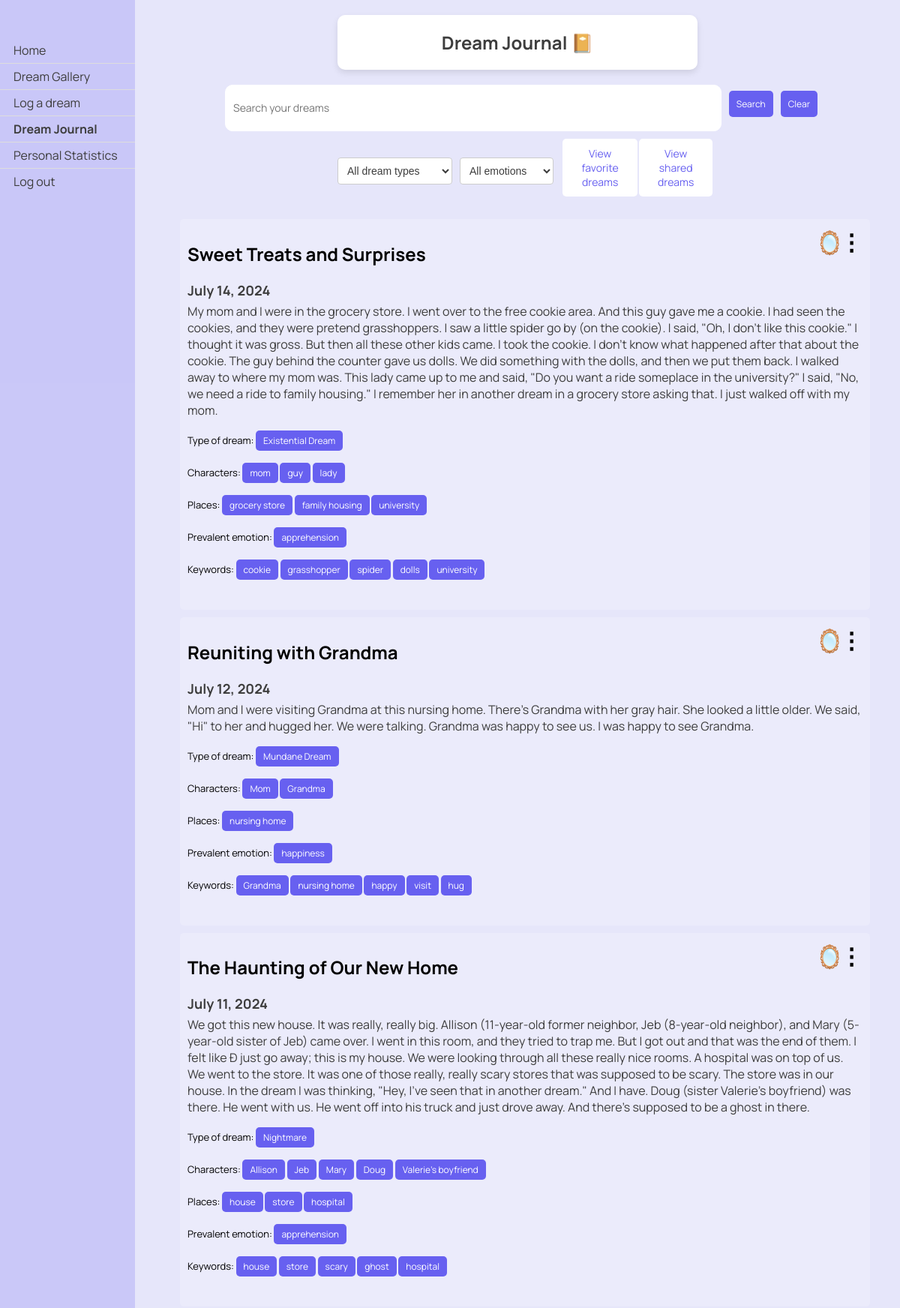
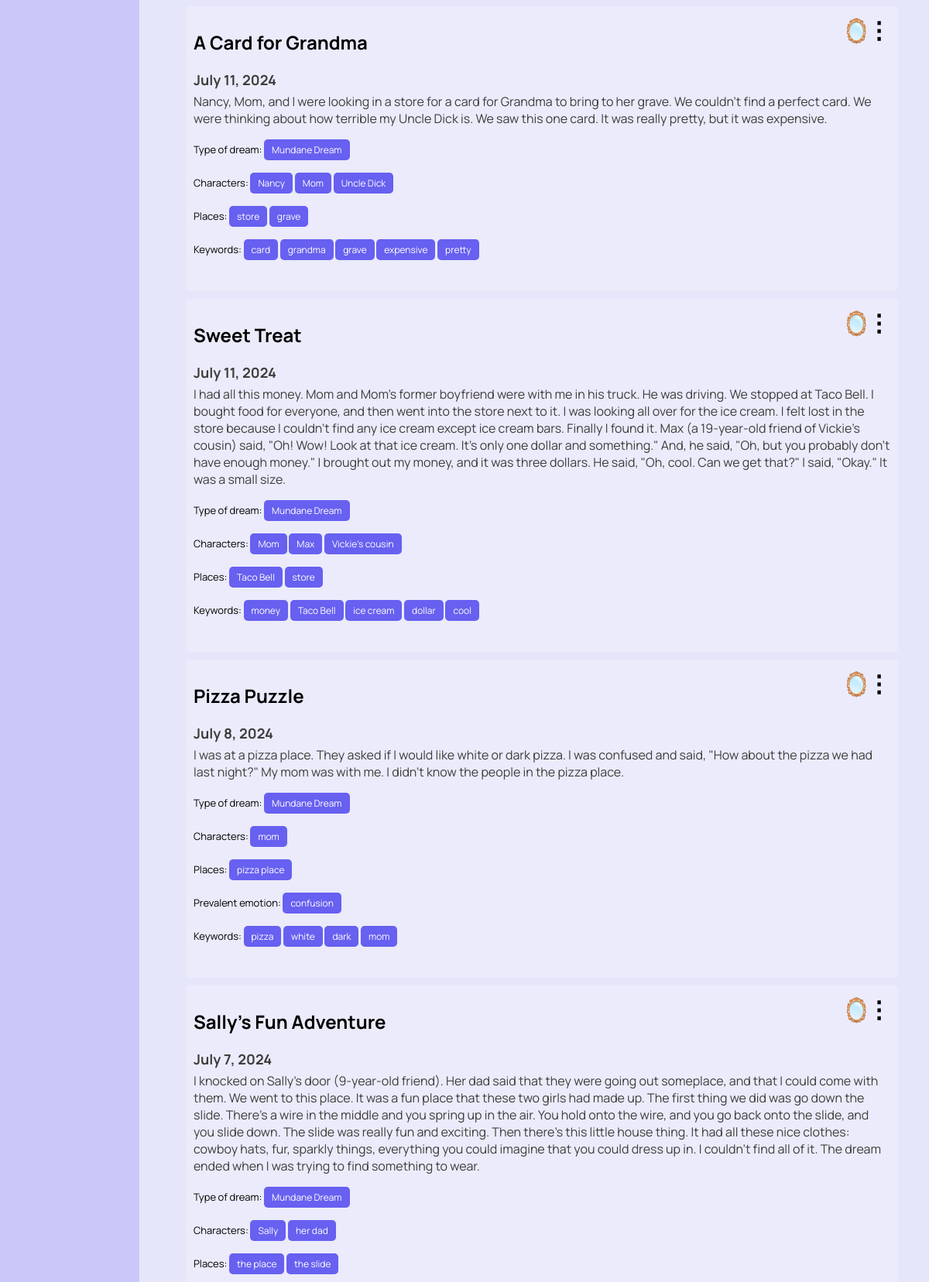
Screenshot of /dreams/journal/ (signed in, upper part) with the database file from the repository (2 pictures, top to bottom).
### dreams/models.py (models this page shows, shortened)
class Dream(models.Model):
    classification_options = [
        ('0', 'Nightmare'),
        ('1', 'Mundane Dream'),
        ('2', 'Lucid Dream'),
        ('3', 'Existential Dream'),
    ]
    user = models.ForeignKey(User, on_delete=models.CASCADE)
    date = models.DateField()
    time = models.TimeField(default=timezone.now)
    content = models.TextField()
    shared = models.BooleanField(default=False)
    anon = models.BooleanField(default=False)
    processed = models.BooleanField(default=False)
    is_favorite = models.BooleanField(default=False)
    keywords = models.JSONField(default=list, blank=True)
    classification = models.CharField(max_length=1, choices=classification_options, blank=True, null=True, default='')
    characters = models.JSONField(default=list, blank=True)
    places = models.JSONField(default=list, blank=True)
    emotion = models.CharField(max_length=20, blank=True)
    emotion_options = ['anger', 'apprehension', 'sadness', 'confusion', 'happiness', '']
    optional_titles = models.JSONField(default=list, blank=True)
    title = models.TextField(blank=True)
    User.add_to_class('is_new', models.BooleanField(default=True))
    def classification_string(self):
        return dict(self.classification_options).get(self.classification, "No classification")

### dreams/views.py (the view)
# urls.py: path('journal/', views.dream_journal, name='dream_journal'),
@login_required
def dream_journal(request):
    query = request.GET.get('q', '')
    class_query = request.GET.get('classification', '')
    emotion_query = request.GET.get('emotion', '')
    character_query = request.GET.get('character', '')
    place_query = request.GET.get('place', '')
    dreams = Dream.objects.filter(user=request.user)
    keyword_query = request.GET.get('keyword', '')
    if query:
        regex_pattern = r'\b({}|{}s?|{}\'s?)\b'.format(re.escape(query), re.escape(query),
                                                       re.escape(query))
        dreams = dreams.filter(Q(content__iregex=regex_pattern))
    if class_query:
        dreams = dreams.filter(classification=class_query)
    if emotion_query:
        dreams = dreams.filter(emotion=emotion_query)
    if keyword_query:
        dreams = dreams.filter(Q(keywords__iregex=r'\b{}\b'.format(re.escape(keyword_query))))
    if character_query:
        dreams = dreams.filter(Q(characters__iregex=r'\b{}\b'.format(re.escape(character_query))))
    if place_query:
        dreams = dreams.filter(Q(places__iregex=r'\b{}\b'.format(re.escape(place_query))))
    dreams = dreams.order_by('-date', '-time')
    paginator = Paginator(dreams, 10)  # Show 10 dreams per page
    page_number = request.GET.get('page')
    page_obj = paginator.get_page(page_number)
    context = {
        'dreams': page_obj,
        'query': query,
        'class_query': class_query,
        'emotion_query': emotion_query,
        'keyword_query': keyword_query,
        'character_query': character_query,
        'place_query': place_query
    }
    return render(request, 'dreams/dream_journal.html', context)

### dreams/templatetags/highlight.py (called while the page is built)
@register.filter(name='highlight')
def highlight(text, search):
    pattern = re.compile(
        r'\b{}\b'.format(re.escape(search)),
        re.IGNORECASE
    )
    highlighted_text = pattern.sub(lambda m: f'<span class="highlight">{m.group()}</span>', text)
    return highlighted_text

### dreams/templates/dreams/dream_journal.html (shortened to what this page needs)
{% load static %}
{% load highlight %}
<!DOCTYPE html>
<html>
<head>
    <link rel="stylesheet" type="text/css" href="{% static 'css/styles.css' %}">
</head>
<body>
<div class="header">
    <h2>Dream Journal 📔</h2>
</div>
<div class="sidenav">
    <a href="/">Home</a>
    <a href="{% url 'dreams:gallery' %}">Dream Gallery</a>
    <a href="{% url 'dreams:log_dream' %}">Log a dream</a>
    <a href="{% url 'dreams:dream_journal' %}"><b>Dream Journal</b></a>
    <a href="{% url 'dreams:personal_statistics' %}">Personal Statistics</a>
    <a href="{% url 'logout' %}">Log out</a>
</div>
<div class="container">
    <form class="search-form" method="get" action="{% url 'dreams:dream_journal' %}">
        <div class="search-bar-container">
            <input id="searchInput" type="text" name="q" placeholder="Search your dreams" value="{{ query }}">
            <button type="submit">Search</button>
            <button type="button" onclick="clearSearch()">Clear</button>
        </div>
        <div class="filters-container">
            <select id="classification" name="classification">
                <option value="">All dream types</option>
            </select>
            <select id="emotion" name="emotion">
                <option value="">All emotions</option>
            </select>
            {% if is_favorite_view %}
                <a href="{% url 'dreams:dream_journal' %}" class="button">View all dreams</a>
            {% else %}
                <a href="{% url 'dreams:view_favorite' %}" class="button">View favorite dreams</a>
            {% endif %}
            {% if is_shared_view %}
                <a href="{% url 'dreams:dream_journal' %}" class="button">View all dreams</a>
            {% else %}
                <a href="{% url 'dreams:view_own_shared' %}" class="button">View shared dreams</a>
            {% endif %}
        </div>
    </form>
</div>
<div class="dreams">
    {% if dreams %}
    {% for dream in dreams%}
    {% if not query or query|lower in dream.content|lower %}
    <div class="dream">
        {% if dream.title %}
            <h2 class="dream-title">{{ dream.title }}</h2>
        {% endif %}
        <h3 class="dream-date">{{ dream.date }}</h3>
        <p class="dream-content">
            {% autoescape off %}
            {{ dream.content|safe|highlight:query }}
            {% endautoescape %}
        </p>
        <p class="class-form">
            {% if dream.classification %}
            Type of dream:
            <form class="class-form" method="get" action="{% url 'dreams:dream_journal' %}">
                <button type="submit">{{ dream.classification_string}}</button>
            </form>
            {% endif %}
        </p>
        <p class="class-form">
            {% if dream.characters %}
            Characters:
            {% for character in dream.characters %}
                <form class="class-form" method="get" action="{% url 'dreams:dream_journal' %}">
                    <button type="submit">{{ character }}</button>
                </form>
            {% endfor %}
            {% endif %}
        </p>
        <p class="class-form">
            {% if dream.places %}
            Places:
            {% for place in dream.places %}
                <form class="class-form" method="get" action="{% url 'dreams:dream_journal' %}">
                    <button type="submit">{{ place }}</button>
                </form>
            {% endfor %}
            {% endif %}
        </p>
        <p class="class-form">
            {%if dream.emotion%}
            Prevalent emotion:
                <form class="class-form" method="get" action="{% url 'dreams:dream_journal' %}">
                <button type="submit">{{ dream.emotion }}</button>
            </form>
            {%endif%}
        </p>
        <p class="keyword-form">
            {%if dream.keywords%}
            Keywords:
            {%endif%}
            {% for keyword in dream.keywords %}
            <form class="keyword-form" method="get" action="{% url 'dreams:dream_journal' %}">
                <button type="submit">{{ keyword }}</button>
            </form>
            {% endfor %}
        </p>
        <div class="menu">
            <span class="icon" style="margin-right: 25px">🪞</span>
        </div>
        <div class="menu">
            <span class="icon">⋮</span>
        </div>
    </div>
    {% endif %}
    {% endfor %}
    {% else %}
    <p>No dreams found.</p>
    {% endif %}
</div>
</body>
</html>

### static/css/styles.css (style rules this page uses)
body { font-family: 'Manrope', -apple-system, BlinkMacSystemFont, "Segoe UI", Roboto, Oxygen-Sans, Ubuntu, Cantarell, "Helvetica Neue", sans-serif; margin: 0; padding: 0; background-color: #E6E6FA; }
.button, button { font-family: 'Manrope', sans-serif; background-color: white; color: rgba(103, 96, 240); text-decoration: none; padding: 10px 20px; border: none; border-radius: 5px; font-size: 18px; cursor: pointer; width: 200px; height: 50px; display: inline-flex; align-items: center; justify-content: center; transition: background-color 0.3s, color 0.3s; }

### rows the page displays
Dream: title "Sweet Treats and Surprises", date "July 14, 2024", content|highlight "My mom and I were in the grocery store . I went over to the free cookie area . And this guy gave me a cookie . I had seen the cookies , and they were pretend grasshoppers . I saw a little spider go by ( on the cookie ). I said , \" Oh , I don ' t like this cookie .\" I thought it was gross . But then all these other kids came . I took the cookie . I don ' t know what happened after that about the cookie . The guy behind the counter gave us dolls . We did something with the dolls , and then we put them back . I walked away to where my mom was . This lady came up to me and said , \" Do you want a ride someplace in the university ?\" I said , \" No , we need a ride to family housing .\" I remember…", classification_string "Existential Dream", characters "mom" "guy" "lady", places "grocery store" "family housing" "university", emotion "apprehension", shows "Keywords:", keywords "cookie" "grasshopper" "spider" "dolls" "university"
Dream: title "Reuniting with Grandma", date "July 12, 2024", content|highlight "Mom and I were visiting Grandma at this nursing home . There ' s Grandma with her gray hair . She looked a little older . We said , \" Hi \" to her and hugged her . We were talking . Grandma was happy to see us . I was happy to see Grandma .", classification_string "Mundane Dream", characters "Mom" "Grandma", places "nursing home", emotion "happiness", shows "Keywords:", keywords "Grandma" "nursing home" "happy" "visit" "hug"
Dream: title "The Haunting of Our New Home", date "July 11, 2024", content|highlight "We got this new house . It was really , really big . Allison ( 11 - year - old former neighbor , Jeb ( 8 - year - old neighbor ), and Mary ( 5 - year - old sister of Jeb ) came over . I went in this room , and they tried to trap me . But I got out and that was the end of them . I felt like Ð just go away ; this is my house . We were looking through all these really nice rooms . A hospital was on top of us . We went to the store . It was one of those really , really scary stores that was supposed to be scary . The store was in our house . In the dream I was thinking , \" Hey , I ' ve seen that in another dream .\" And I have . Doug ( sister Valerie ' s boyfriend ) was there . He went with us .…", classification_string "Nightmare", characters "Allison" "Jeb" "Mary" "Doug" "Valerie's boyfriend", places "house" "store" "hospital", emotion "apprehension", shows "Keywords:", keywords "house" "store" "scary" "ghost" "hospital"
Dream: title "A Card for Grandma", date "July 11, 2024", content|highlight "Nancy , Mom , and I were looking in a store for a card for Grandma to bring to her grave . We couldn ' t find a perfect card . We were thinking about how terrible my Uncle Dick is . We saw this one card . It was really pretty , but it was expensive .", classification_string "Mundane Dream", characters "Nancy" "Mom" "Uncle Dick", places "store" "grave", shows "Keywords:", keywords "card" "grandma" "grave" "expensive" "pretty"
Dream: title "Sweet Treat", date "July 11, 2024", content|highlight "I had all this money . Mom and Mom ' s former boyfriend were with me in his truck . He was driving . We stopped at Taco Bell . I bought food for everyone , and then went into the store next to it . I was looking all over for the ice cream . I felt lost in the store because I couldn ' t find any ice cream except ice cream bars . Finally I found it . Max ( a 19 - year - old friend of Vickie ' s cousin ) said , \" Oh ! Wow ! Look at that ice cream . It ' s only one dollar and something .\" And , he said , \" Oh , but you probably don ' t have enough money .\" I brought out my money , and it was three dollars . He said , \" Oh , cool . Can we get that ?\" I said , \" Okay .\" It was a small size .", classification_string "Mundane Dream", characters "Mom" "Max" "Vickie's cousin", places "Taco Bell" "store", shows "Keywords:", keywords "money" "Taco Bell" "ice cream" "dollar" "cool"
Dream: title "Pizza Puzzle", date "July 8, 2024", content|highlight "I was at a pizza place . They asked if I would like white or dark pizza . I was confused and said , \" How about the pizza we had last night ?\" My mom was with me . I didn ' t know the people in the pizza place .", classification_string "Mundane Dream", characters "mom", places "pizza place", emotion "confusion", shows "Keywords:", keywords "pizza" "white" "dark" "mom"
Dream: title "Sally's Fun Adventure", date "July 7, 2024", content|highlight "I knocked on Sally ' s door ( 9 - year - old friend ). Her dad said that they were going out someplace , and that I could come with them . We went to this place . It was a fun place that these two girls had made up . The first thing we did was go down the slide . There ' s a wire in the middle and you spring up in the air . You hold onto the wire , and you go back onto the slide , and you slide down . The slide was really fun and exciting . Then there ' s this little house thing . It had all these nice clothes : cowboy hats , fur , sparkly things , everything you could imagine that you could dress up in . I couldn ' t find all of it . The dream ended when I was trying to find something to…", classification_string "Mundane Dream", characters "Sally" "her dad", places "the place" "the slide"
